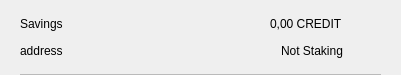
<?xml version="1.0" encoding="UTF-8"?>
<ui version="4.0">
 <class>CSRow</class>
 <widget class="QWidget" name="CSRow">
  <property name="geometry">
   <rect>
    <x>0</x>
    <y>0</y>
    <width>401</width>
    <height>75</height>
   </rect>
  </property>
  <property name="windowTitle">
   <string>Form</string>
  </property>
  <layout class="QVBoxLayout" name="verticalLayout">
   <property name="spacing">
    <number>0</number>
   </property>
   <property name="leftMargin">
    <number>20</number>
   </property>
   <property name="topMargin">
    <number>10</number>
   </property>
   <property name="rightMargin">
    <number>20</number>
   </property>
   <property name="bottomMargin">
    <number>0</number>
   </property>
   <item>
    <widget class="QWidget" name="info" native="true">
     <property name="minimumSize">
      <size>
       <width>0</width>
       <height>0</height>
      </size>
     </property>
     <layout class="QHBoxLayout" name="horizontalLayout_3">
      <property name="leftMargin">
       <number>0</number>
      </property>
      <property name="topMargin">
       <number>0</number>
      </property>
      <property name="rightMargin">
       <number>0</number>
      </property>
      <property name="bottomMargin">
       <number>10</number>
      </property>
      <item>
       <widget class="QWidget" name="container" native="true">
        <property name="minimumSize">
         <size>
          <width>0</width>
          <height>0</height>
         </size>
        </property>
        <layout class="QVBoxLayout" name="verticalLayout_2">
         <property name="spacing">
          <number>0</number>
         </property>
         <property name="leftMargin">
          <number>0</number>
         </property>
         <property name="topMargin">
          <number>0</number>
         </property>
         <property name="rightMargin">
          <number>0</number>
         </property>
         <property name="bottomMargin">
          <number>0</number>
         </property>
         <item>
          <layout class="QHBoxLayout" name="horizontalLayout">
           <item>
            <widget class="QLabel" name="labelName">
             <property name="text">
              <string>Savings</string>
             </property>
            </widget>
           </item>
           <item>
            <spacer name="horizontalSpacer">
             <property name="orientation">
              <enum>Qt::Horizontal</enum>
             </property>
             <property name="sizeHint" stdset="0">
              <size>
               <width>40</width>
               <height>20</height>
              </size>
             </property>
            </spacer>
           </item>
           <item>
            <widget class="QLabel" name="labelAmount">
             <property name="text">
              <string>0,00 CREDIT</string>
             </property>
            </widget>
           </item>
          </layout>
         </item>
         <item>
          <layout class="QHBoxLayout" name="horizontalLayout_2">
           <item>
            <widget class="QLabel" name="labelAddress">
             <property name="text">
              <string>address</string>
             </property>
            </widget>
           </item>
           <item>
            <spacer name="horizontalSpacer_2">
             <property name="orientation">
              <enum>Qt::Horizontal</enum>
             </property>
             <property name="sizeHint" stdset="0">
              <size>
               <width>40</width>
               <height>20</height>
              </size>
             </property>
            </spacer>
           </item>
           <item>
            <widget class="QLabel" name="labelStaking">
             <property name="text">
              <string>Not Staking</string>
             </property>
            </widget>
           </item>
          </layout>
         </item>
        </layout>
       </widget>
      </item>
      <item alignment="Qt::AlignHCenter|Qt::AlignVCenter">
       <widget class="QPushButton" name="pushButtonMenu">
        <property name="minimumSize">
         <size>
          <width>24</width>
          <height>24</height>
         </size>
        </property>
        <property name="maximumSize">
         <size>
          <width>32</width>
          <height>32</height>
         </size>
        </property>
        <property name="focusPolicy">
         <enum>Qt::NoFocus</enum>
        </property>
        <property name="styleSheet">
         <string notr="true">border:none; background-color:transparent;</string>
        </property>
        <property name="text">
         <string/>
        </property>
        <property name="icon">
         <iconset>
          <normaloff>://ic-menu-hover</normaloff>://ic-menu-hover</iconset>
        </property>
        <property name="iconSize">
         <size>
          <width>24</width>
          <height>24</height>
         </size>
        </property>
       </widget>
      </item>
     </layout>
    </widget>
   </item>
   <item>
    <widget class="QLabel" name="lblDivisory">
     <property name="minimumSize">
      <size>
       <width>0</width>
       <height>1</height>
      </size>
     </property>
     <property name="maximumSize">
      <size>
       <width>16777215</width>
       <height>1</height>
      </size>
     </property>
     <property name="styleSheet">
      <string notr="true">background-color:#bababa;</string>
     </property>
     <property name="text">
      <string/>
     </property>
     <property name="alignment">
      <set>Qt::AlignBottom|Qt::AlignLeading|Qt::AlignLeft</set>
     </property>
    </widget>
   </item>
  </layout>
 </widget>
 <resources/>
 <connections/>
</ui>
